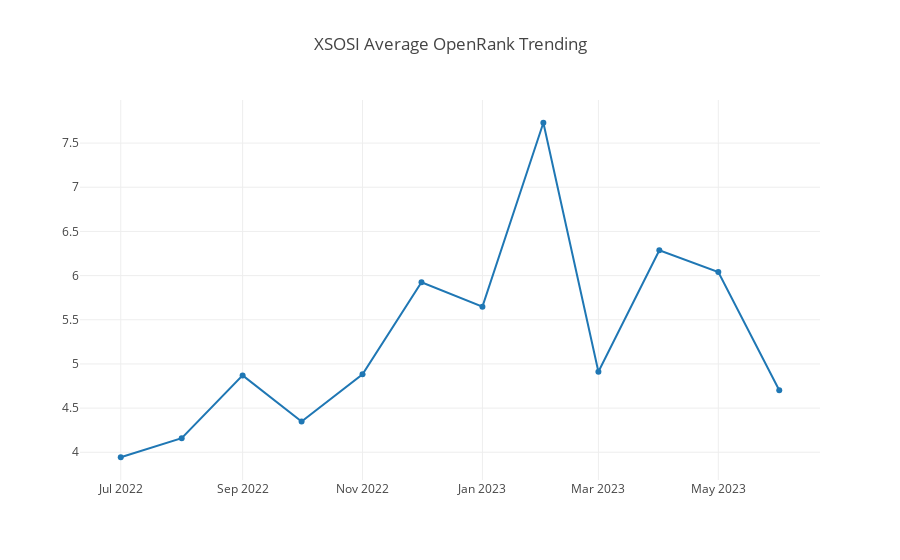

The notebook cell saved with this chart:
### Code cell
openDigger.render.plotly([{ x: monthes, y: averageOpenRankTrend, type: 'scatter' }], { title: 'XSOSI Average OpenRank Trending' });

### Figure 1 — Plotly figure (JSON) as saved in the notebook; plotly's stock layout.template omitted (floating-point values rounded to 4 significant figures)
{"data": [{"type": "scatter", "x": ["2022-7", "2022-8", "2022-9", "2022-10", "2022-11", "2022-12", "2023-1", "2023-2", "2023-3", "2023-4", "2023-5", "2023-6"], "y": [3.944, 4.16, 4.87, 4.348, 4.882, 5.925, 5.649, 7.73, 4.911, 6.286, 6.04, 4.702]}], "layout": {"autosize": true, "title": {"text": "XSOSI Average OpenRank Trending"}, "xaxis": {"autorange": true, "range": ["2022-06-10 22:55:17.1032", "2023-06-21 01:04:42.8968"], "type": "date"}, "yaxis": {"autorange": true, "range": [3.631, 8.042], "type": "linear"}}}
